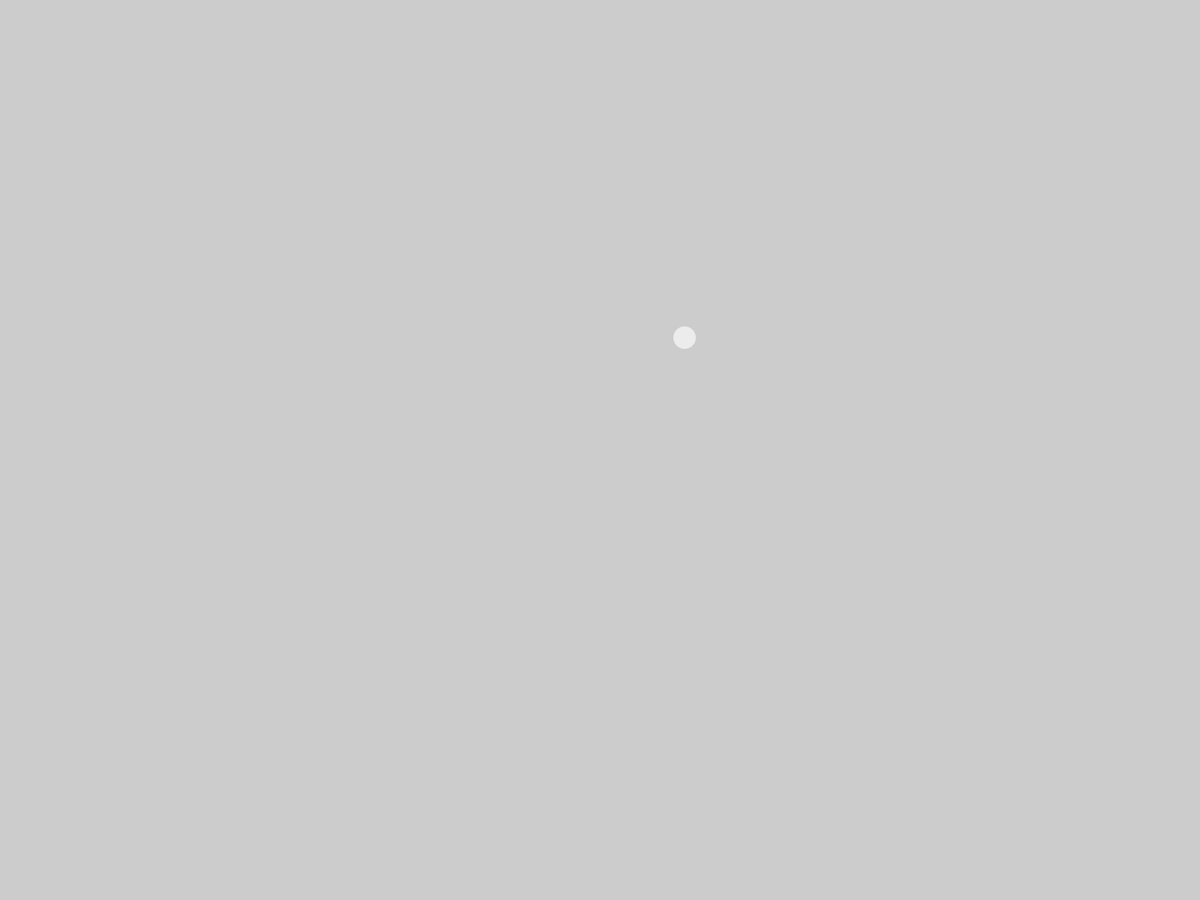
Frame 1 (no input)
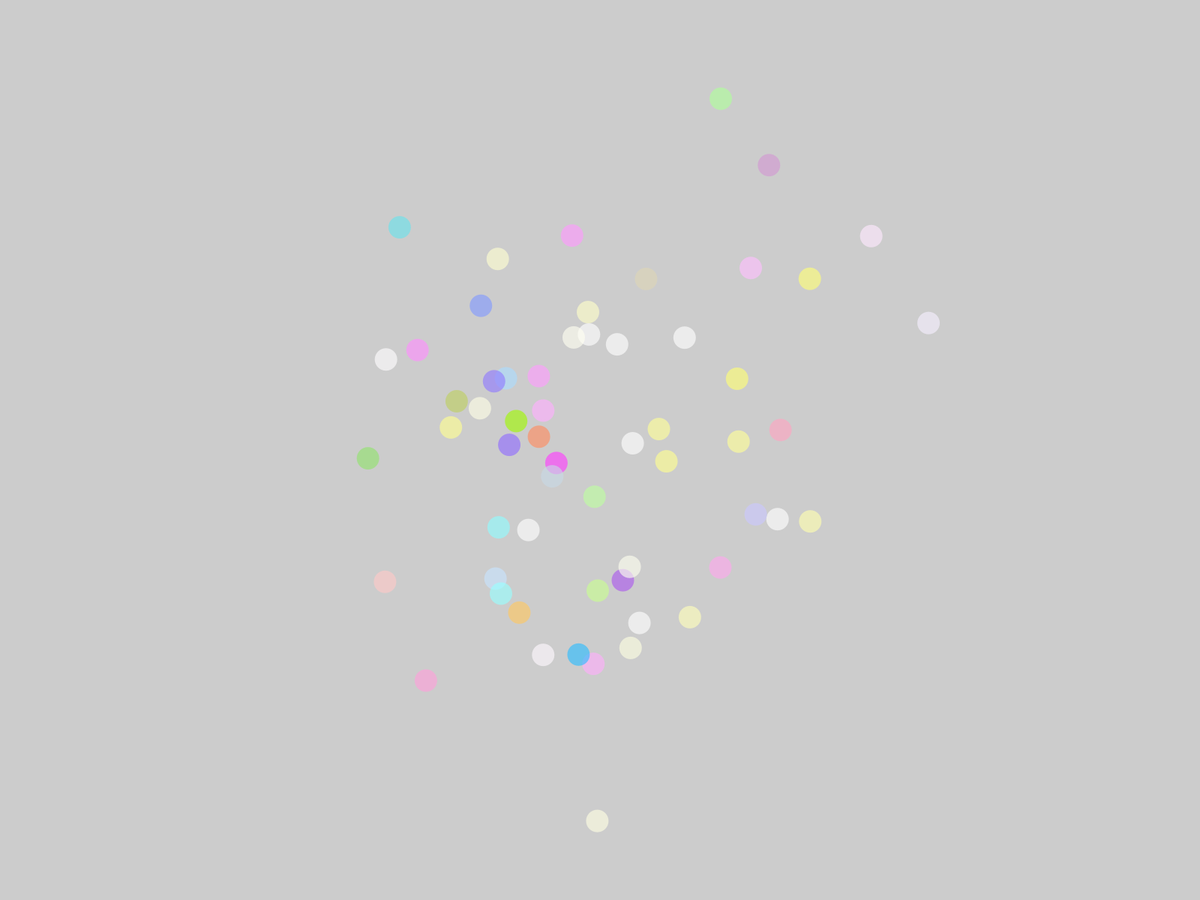
Frame 60 (the mouse pressed at the canvas centre just before this capture)
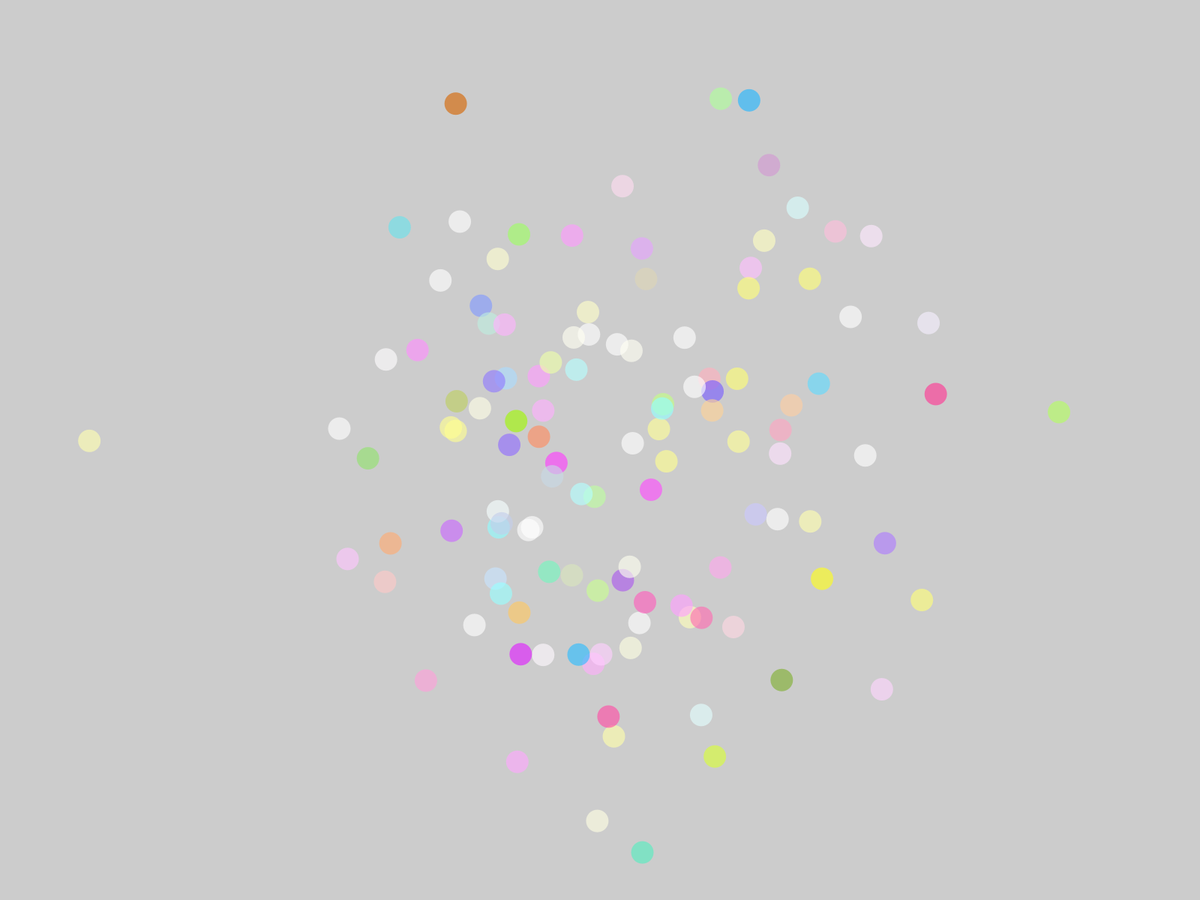
Frame 120 (the mouse held since frame 60 and released just before this capture)

The Processing sketch that drew these frames (run headless with seeded random() and noise(); from frame 60 on, the mouse is pressed at the canvas centre):

// Processing sketch: guassianPaintdrops
// ── guassianPaintdrops.pde
import java.util.*;

Random xPosGenerator;
Random yPosGenerator;

Random rColGenerator;
Random gColGenerator;
Random bColGenerator;

float std = 200.0;

float stdCol = 100.0;

void setup(){
  
  //size(620,320);
  fullScreen();
  xPosGenerator = new Random();
  yPosGenerator = new Random();
  
  rColGenerator = new Random();
  bColGenerator = new Random();
  gColGenerator = new Random();
  
  
  
}

void draw(){
  
  float xPos = (float) xPosGenerator.nextGaussian();
  float yPos = (float) yPosGenerator.nextGaussian();
  
  xPos = xPos * std + width/2;
  yPos = yPos * std + height/2;
  
  noStroke();
  
  float rCol = (float) rColGenerator.nextGaussian();
  
  rCol = rCol * stdCol + 255;
  if (rCol > 255) {
    rCol = 255;
  }
  
  float bCol = (float) bColGenerator.nextGaussian();
  
  bCol = bCol * stdCol + 255;
  if (bCol > 255) {
    bCol = 255;
  }
  
  float gCol = (float) gColGenerator.nextGaussian();
  
  gCol = gCol * stdCol + 255;
  if (gCol > 255) {
    gCol = 255;
  }
  
  fill(rCol,bCol,gCol,160);
  circle(xPos, yPos,30);
  
  println(rCol);
}
